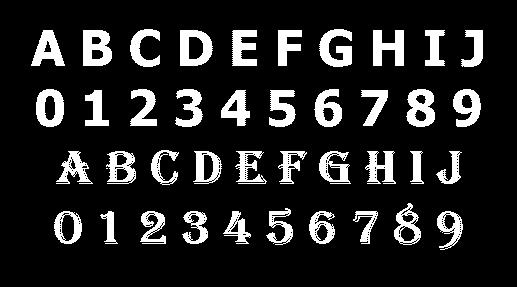
#> input picture Semana 6/19. transformaciones morfologicas/LetrasI_BW.jpg, 517 x 287 px
$ python transfo.py
#> lines starting #> are read from the running program, lines starting #| are printed output that depends on the picture
import cv2
import numpy as np

file='LetrasI_BW.jpg'
img = cv2.imread(file,0)
#> img is the input picture: shape (287, 517); min 0, max 255, mean 36.2
if(img.size<1):
    print("Error")

else:
    kernel = np.ones((3,3),np.uint8)
    erosion = cv2.erode(img,kernel,iterations = 1)
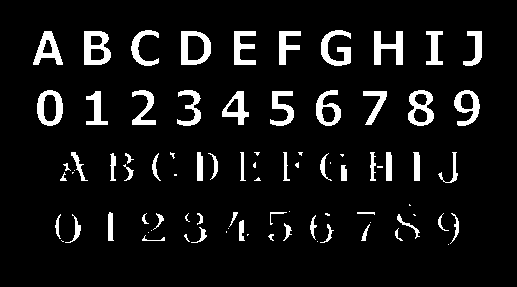
#> erosion: shape (287, 517); min 0, max 255, mean 20.2

    dilation = cv2.dilate(img,kernel,iterations = 1)
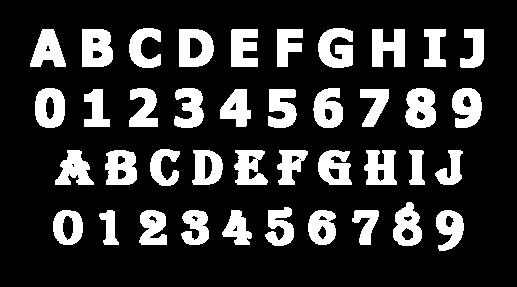
#> dilation: shape (287, 517); min 0, max 255, mean 51.6

    opening = cv2.morphologyEx(img, cv2.MORPH_OPEN, kernel)
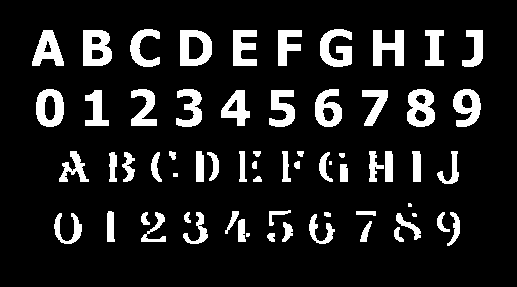
#> opening: shape (287, 517); min 0, max 255, mean 31.9

    closing = cv2.morphologyEx(img, cv2.MORPH_CLOSE, kernel)


    cv2.imshow('Original',img)
  #  cv2.imshow('Erosion',erosion)
    # cv2.imshow('Dilatacion',dilation)
    # cv2.imshow('Open',opening)
    cv2.imshow('Close',closing)
    cv2.waitKey(0)
